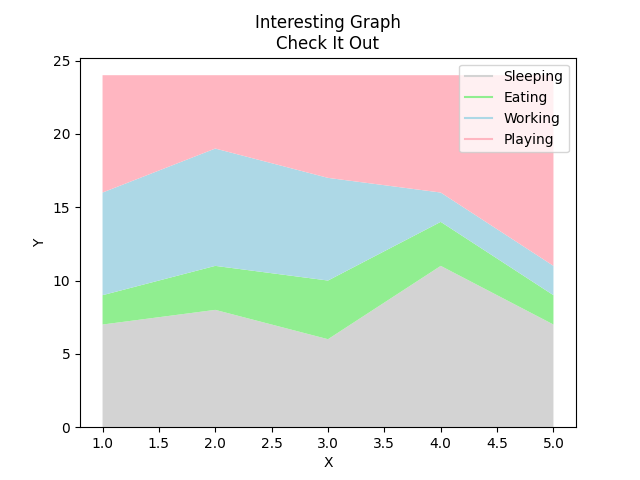

Reproduce this figure in Python.
#this code is imported from @ShifatHasanGNS (https://github.com/ShifatHasanGNS/Practice/blob/master/Python/Data_Visualization/Matplotlib/)
import matplotlib.pyplot as plt

days = [1, 2, 3, 4, 5]

sleeping = [7, 8, 6, 11, 7]
eating = [2, 3, 4, 3, 2]
working = [7, 8, 7, 2, 2]
playing = [8, 5, 7, 8, 13]

plt.plot([], [], color='lightgray', label='Sleeping')
plt.plot([], [], color='lightgreen', label='Eating')
plt.plot([], [], color='lightblue', label='Working')
plt.plot([], [], color='lightpink', label='Playing')

colors = ['lightgray', 'lightgreen', 'lightblue', 'lightpink']

plt.stackplot(days, sleeping, eating, working, playing, colors=colors)

plt.title('Interesting Graph\nCheck It Out')

plt.xlabel('X')
plt.ylabel('Y')

plt.legend()
plt.show()
